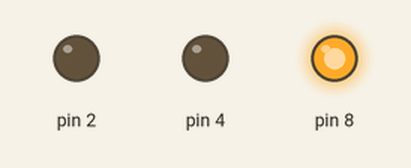
A sketch run on a simulated Arduino Uno, built with avr-gcc and run on an emulated ATmega328P. On the bench: output pins drawn as LEDs (lit = HIGH).

Above: at 1.0 s.
At 3.0 s:
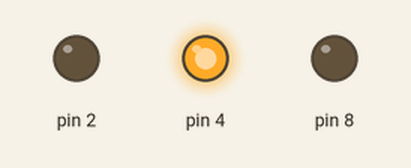
At 5.0 s:
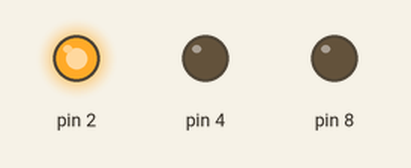
Timing chart, 0 to 7.8 s (numbered marks = the images above):
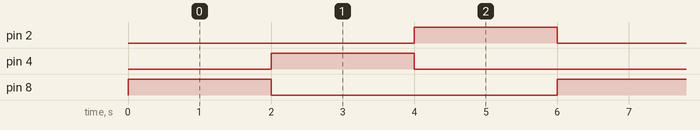

The sketch:

Traffic_light_control.ino
```cpp
void setup() {
  // put your setup code here, to run once:
pinMode(8,OUTPUT);
pinMode(4,OUTPUT);
pinMode(2,OUTPUT);
}

void loop() {
  digitalWrite(8,HIGH);
  digitalWrite(4,LOW);
  digitalWrite(2,LOW);

  delay(2000);

  digitalWrite(8,LOW);
  digitalWrite(4,HIGH);
  digitalWrite(2,LOW);

  delay(2000);

  digitalWrite(8,LOW);
  digitalWrite(4,LOW);
  digitalWrite(2,HIGH);

  delay(2000);
  // put your main code here, to run repeatedly:

}
```

Measured:
- by itself, pin 2, pin 4, pin 8: alternates HIGH for 2.0 s and LOW for 4.0 s
- by itself, everything shown: repeats every 6.0 s, in 3 steps
